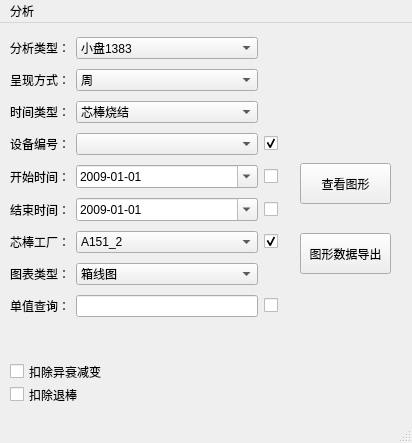
<?xml version="1.0" encoding="UTF-8"?>
<ui version="4.0">
 <class>MainWindow</class>
 <widget class="QMainWindow" name="MainWindow">
  <property name="geometry">
   <rect>
    <x>0</x>
    <y>0</y>
    <width>412</width>
    <height>443</height>
   </rect>
  </property>
  <property name="windowTitle">
   <string>客户端数据分析</string>
  </property>
  <widget class="QWidget" name="centralwidget">
   <widget class="QPushButton" name="query_pushButton">
    <property name="geometry">
     <rect>
      <x>300</x>
      <y>140</y>
      <width>91</width>
      <height>41</height>
     </rect>
    </property>
    <property name="text">
     <string>查看图形</string>
    </property>
   </widget>
   <widget class="QWidget" name="layoutWidget">
    <property name="geometry">
     <rect>
      <x>10</x>
      <y>10</y>
      <width>277</width>
      <height>291</height>
     </rect>
    </property>
    <layout class="QGridLayout" name="gridLayout">
     <property name="rightMargin">
      <number>9</number>
     </property>
     <item row="3" column="2">
      <widget class="QCheckBox" name="checkBox">
       <property name="text">
        <string/>
       </property>
       <property name="checked">
        <bool>true</bool>
       </property>
      </widget>
     </item>
     <item row="7" column="1">
      <widget class="QComboBox" name="xbgc_comboBox_2">
       <property name="currentText">
        <string>箱线图</string>
       </property>
       <item>
        <property name="text">
         <string>箱线图</string>
        </property>
       </item>
      </widget>
     </item>
     <item row="5" column="0">
      <widget class="QLabel" name="label_6">
       <property name="text">
        <string>结束时间：</string>
       </property>
      </widget>
     </item>
     <item row="2" column="1">
      <widget class="QComboBox" name="device_comboBox">
       <property name="currentText">
        <string>芯棒烧结</string>
       </property>
       <property name="currentIndex">
        <number>1</number>
       </property>
       <item>
        <property name="text">
         <string comment="uuu">芯棒沉积</string>
        </property>
       </item>
       <item>
        <property name="text">
         <string>芯棒烧结</string>
        </property>
       </item>
       <item>
        <property name="text">
         <string extracomment="急急急">对接芯棒焊接</string>
        </property>
       </item>
       <item>
        <property name="text">
         <string>种棒焊接</string>
        </property>
       </item>
       <item>
        <property name="text">
         <string>合成棒沉积</string>
        </property>
       </item>
       <item>
        <property name="text">
         <string>合成棒烧结</string>
        </property>
       </item>
       <item>
        <property name="text">
         <string>小盘检验</string>
        </property>
       </item>
      </widget>
     </item>
     <item row="2" column="0">
      <widget class="QLabel" name="label_3">
       <property name="text">
        <string>时间类型：</string>
       </property>
      </widget>
     </item>
     <item row="1" column="1">
      <widget class="QComboBox" name="show_comboBox">
       <property name="currentText">
        <string>周</string>
       </property>
       <property name="currentIndex">
        <number>0</number>
       </property>
       <item>
        <property name="text">
         <string>周</string>
        </property>
       </item>
       <item>
        <property name="text">
         <string>月</string>
        </property>
       </item>
       <item>
        <property name="text">
         <string>芯棒</string>
        </property>
       </item>
       <item>
        <property name="text">
         <string>光棒</string>
        </property>
       </item>
       <item>
        <property name="text">
         <string>小盘光纤</string>
        </property>
       </item>
      </widget>
     </item>
     <item row="0" column="0">
      <widget class="QLabel" name="label">
       <property name="enabled">
        <bool>true</bool>
       </property>
       <property name="text">
        <string>分析类型：</string>
       </property>
      </widget>
     </item>
     <item row="4" column="0">
      <widget class="QLabel" name="label_5">
       <property name="text">
        <string>开始时间：</string>
       </property>
      </widget>
     </item>
     <item row="3" column="0">
      <widget class="QLabel" name="label_4">
       <property name="text">
        <string>设备编号：</string>
       </property>
      </widget>
     </item>
     <item row="6" column="1">
      <widget class="QComboBox" name="xbgc_comboBox">
       <property name="currentText">
        <string>A151_2</string>
       </property>
       <item>
        <property name="text">
         <string>A151_2</string>
        </property>
       </item>
       <item>
        <property name="text">
         <string>A151_1</string>
        </property>
       </item>
      </widget>
     </item>
     <item row="4" column="1">
      <widget class="QDateEdit" name="kssj_dateEdit">
       <property name="buttonSymbols">
        <enum>QAbstractSpinBox::PlusMinus</enum>
       </property>
       <property name="accelerated">
        <bool>true</bool>
       </property>
       <property name="correctionMode">
        <enum>QAbstractSpinBox::CorrectToPreviousValue</enum>
       </property>
       <property name="dateTime">
        <datetime>
         <hour>0</hour>
         <minute>0</minute>
         <second>0</second>
         <year>2009</year>
         <month>1</month>
         <day>1</day>
        </datetime>
       </property>
       <property name="minimumDateTime">
        <datetime>
         <hour>0</hour>
         <minute>0</minute>
         <second>0</second>
         <year>1757</year>
         <month>9</month>
         <day>14</day>
        </datetime>
       </property>
       <property name="currentSection">
        <enum>QDateTimeEdit::YearSection</enum>
       </property>
       <property name="displayFormat">
        <string>yyyy-MM-dd</string>
       </property>
       <property name="calendarPopup">
        <bool>true</bool>
       </property>
       <property name="currentSectionIndex">
        <number>0</number>
       </property>
       <property name="timeSpec">
        <enum>Qt::TimeZone</enum>
       </property>
       <property name="date">
        <date>
         <year>2009</year>
         <month>1</month>
         <day>1</day>
        </date>
       </property>
      </widget>
     </item>
     <item row="5" column="1">
      <widget class="QDateEdit" name="jssj_dateEdit">
       <property name="buttonSymbols">
        <enum>QAbstractSpinBox::PlusMinus</enum>
       </property>
       <property name="accelerated">
        <bool>true</bool>
       </property>
       <property name="correctionMode">
        <enum>QAbstractSpinBox::CorrectToPreviousValue</enum>
       </property>
       <property name="dateTime">
        <datetime>
         <hour>0</hour>
         <minute>0</minute>
         <second>0</second>
         <year>2009</year>
         <month>1</month>
         <day>1</day>
        </datetime>
       </property>
       <property name="minimumDateTime">
        <datetime>
         <hour>0</hour>
         <minute>0</minute>
         <second>0</second>
         <year>1757</year>
         <month>9</month>
         <day>14</day>
        </datetime>
       </property>
       <property name="currentSection">
        <enum>QDateTimeEdit::YearSection</enum>
       </property>
       <property name="displayFormat">
        <string>yyyy-MM-dd</string>
       </property>
       <property name="calendarPopup">
        <bool>true</bool>
       </property>
       <property name="timeSpec">
        <enum>Qt::TimeZone</enum>
       </property>
       <property name="date">
        <date>
         <year>2009</year>
         <month>1</month>
         <day>1</day>
        </date>
       </property>
      </widget>
     </item>
     <item row="0" column="1">
      <widget class="QComboBox" name="Att_comboBox">
       <property name="currentText">
        <string>小盘1383</string>
       </property>
       <property name="currentIndex">
        <number>1</number>
       </property>
       <item>
        <property name="text">
         <string>小盘1310</string>
        </property>
       </item>
       <item>
        <property name="text">
         <string>小盘1383</string>
        </property>
       </item>
       <item>
        <property name="text">
         <string>小盘1550</string>
        </property>
       </item>
       <item>
        <property name="text">
         <string>小盘截至波长</string>
        </property>
       </item>
      </widget>
     </item>
     <item row="7" column="0">
      <widget class="QLabel" name="label_8">
       <property name="text">
        <string>图表类型：</string>
       </property>
      </widget>
     </item>
     <item row="6" column="0">
      <widget class="QLabel" name="label_7">
       <property name="text">
        <string>芯棒工厂：</string>
       </property>
      </widget>
     </item>
     <item row="1" column="0">
      <widget class="QLabel" name="label_2">
       <property name="text">
        <string>呈现方式：</string>
       </property>
      </widget>
     </item>
     <item row="3" column="1">
      <widget class="QComboBox" name="device_bh_comboBox">
       <property name="currentText">
        <string/>
       </property>
      </widget>
     </item>
     <item row="4" column="2">
      <widget class="QCheckBox" name="checkBox_2">
       <property name="text">
        <string/>
       </property>
      </widget>
     </item>
     <item row="5" column="2">
      <widget class="QCheckBox" name="checkBox_3">
       <property name="text">
        <string/>
       </property>
      </widget>
     </item>
     <item row="6" column="2">
      <widget class="QCheckBox" name="checkBox_4">
       <property name="text">
        <string/>
       </property>
       <property name="checked">
        <bool>true</bool>
       </property>
      </widget>
     </item>
     <item row="8" column="1">
      <widget class="QLineEdit" name="lineEdit"/>
     </item>
     <item row="8" column="0">
      <widget class="QLabel" name="label_9">
       <property name="text">
        <string>单值查询：</string>
       </property>
      </widget>
     </item>
     <item row="8" column="2">
      <widget class="QCheckBox" name="checkBox_7">
       <property name="text">
        <string/>
       </property>
      </widget>
     </item>
    </layout>
   </widget>
   <widget class="QWidget" name="horizontalLayoutWidget">
    <property name="geometry">
     <rect>
      <x>10</x>
      <y>340</y>
      <width>251</width>
      <height>40</height>
     </rect>
    </property>
    <layout class="QVBoxLayout" name="verticalLayout">
     <item>
      <widget class="QCheckBox" name="checkBox_5">
       <property name="text">
        <string>扣除异衰减变</string>
       </property>
      </widget>
     </item>
     <item>
      <widget class="QCheckBox" name="checkBox_6">
       <property name="text">
        <string>扣除退棒</string>
       </property>
      </widget>
     </item>
    </layout>
   </widget>
   <widget class="QPushButton" name="query_pushButton_2">
    <property name="geometry">
     <rect>
      <x>300</x>
      <y>210</y>
      <width>91</width>
      <height>41</height>
     </rect>
    </property>
    <property name="text">
     <string>图形数据导出</string>
    </property>
   </widget>
  </widget>
  <widget class="QMenuBar" name="menubar">
   <property name="geometry">
    <rect>
     <x>0</x>
     <y>0</y>
     <width>412</width>
     <height>23</height>
    </rect>
   </property>
   <widget class="QMenu" name="menuf">
    <property name="title">
     <string>分析</string>
    </property>
    <widget class="QMenu" name="menu00">
     <property name="title">
      <string>00</string>
     </property>
     <addaction name="action001"/>
     <addaction name="action002"/>
     <addaction name="action003"/>
    </widget>
    <widget class="QMenu" name="menu11">
     <property name="title">
      <string>11</string>
     </property>
     <addaction name="action111"/>
     <addaction name="action112"/>
     <addaction name="action113"/>
    </widget>
    <addaction name="menu00"/>
    <addaction name="menu11"/>
   </widget>
   <addaction name="menuf"/>
  </widget>
  <widget class="QStatusBar" name="statusbar"/>
  <action name="action001">
   <property name="text">
    <string>001</string>
   </property>
  </action>
  <action name="action002">
   <property name="text">
    <string>002</string>
   </property>
  </action>
  <action name="action003">
   <property name="text">
    <string>003</string>
   </property>
  </action>
  <action name="action111">
   <property name="text">
    <string>111</string>
   </property>
  </action>
  <action name="action112">
   <property name="text">
    <string>112</string>
   </property>
  </action>
  <action name="action113">
   <property name="text">
    <string>113</string>
   </property>
  </action>
 </widget>
 <resources/>
 <connections>
  <connection>
   <sender>query_pushButton</sender>
   <signal>clicked()</signal>
   <receiver>MainWindow</receiver>
   <slot>test()</slot>
   <hints>
    <hint type="sourcelabel">
     <x>468</x>
     <y>59</y>
    </hint>
    <hint type="destinationlabel">
     <x>528</x>
     <y>59</y>
    </hint>
   </hints>
  </connection>
 </connections>
 <slots>
  <slot>test()</slot>
 </slots>
</ui>
